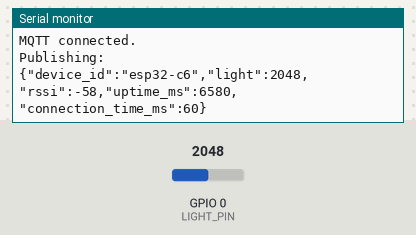
A sketch run on a simulated ESP32-C6. On the bench: the last lines printed to the serial monitor. Inputs (shaded band) come from the test bench; at power-on: GPIO 0 (LIGHT_PIN) = 2048. WiFi joins after 1.5 s; servers stay silent unless stated; a WiFi scan finds three made-up networks; no MQTT or app messages arrive unless stated.

Above: at 7.7 s.
7.8 s: GPIO 0 (LIGHT_PIN) set to 2866
At 12.8 s:
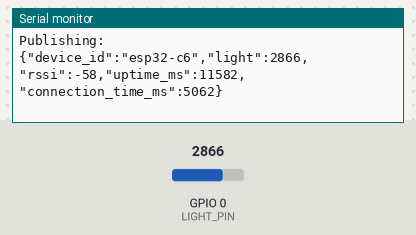
13.4 s: GPIO 0 (LIGHT_PIN) set to 3603
At 17.9 s:
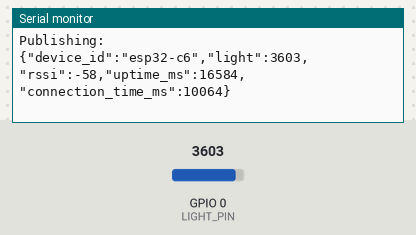
Timing chart, 0 to 19.4 s (numbered marks = the images above; inputs shaded):
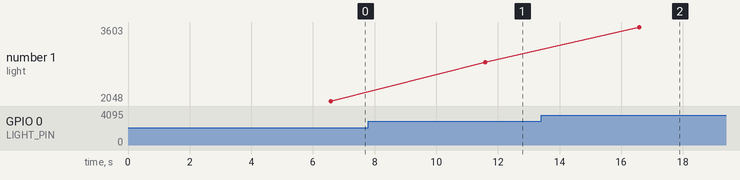

Measured:
- after the input at 7.8 s, the serial monitor: prints a new line after 3.8 s (image 1)
- after the input at 13.4 s, the serial monitor: prints a new line after 3.2 s (image 2)
- plotted number 1: 2048 → 2866 after the input at 7.8 s, 2866 → 3603 after the input at 13.4 s

The sketch:

esp32_sensor_mqtt_node.ino
```cpp
/*
  ESP32-C3 hotspot Wi-Fi connection test

  Fill HOTSPOT_SSID and HOTSPOT_PASSWORD, flash the sketch, then open Serial
  Monitor at 115200 baud. The board scans nearby networks, connects to the
  hotspot, and prints IP/RSSI status.

  Program internally wraps in the following order.

    boot → setup() → connect Wi-Fi → connect MQTT → enter loop()

*/

#include <WiFi.h>
#include <PubSubClient.h>

#include <sensors.h>

// Connenct ESP32-C3 to hotspot
const char *HOTSPOT_SSID = "Jay's PC";
const char *HOTSPOT_PASSWORD = "bingbong";

// Connnect ESP32-C3 to server (jetson nano)
const char *MQTT_SERVER = "192.168.137.130"; // Replace with jetson IP
const int MQTT_PORT = 1883;

const char *MQTT_TOPIC = "sensors/data";

// Client object
WiFiClient espClient;
PubSubClient mqttClient(espClient);

const uint32_t CONNECT_TIMEOUT_MS = 30000;
const uint32_t PUBLISH_INTERVAL_MS = 5000;

uint32_t lastPublish = 0;

static const char *wifiStatusName(wl_status_t status) {
  switch (status) {
    case WL_IDLE_STATUS:
      return "WL_IDLE_STATUS";
    case WL_NO_SSID_AVAIL:
      return "WL_NO_SSID_AVAIL";
    case WL_SCAN_COMPLETED:
      return "WL_SCAN_COMPLETED";
    case WL_CONNECTED:
      return "WL_CONNECTED";
    case WL_CONNECT_FAILED:
      return "WL_CONNECT_FAILED";
    case WL_CONNECTION_LOST:
      return "WL_CONNECTION_LOST";
    case WL_DISCONNECTED:
      return "WL_DISCONNECTED";
    default:
      return "UNKNOWN";
  }
}

static void printMac() {
  uint8_t mac[6];
  WiFi.macAddress(mac);
  Serial.printf("ESP32-C3 STA MAC: %02X:%02X:%02X:%02X:%02X:%02X\n", mac[0], mac[1], mac[2], mac[3], mac[4], mac[5]);
}

static void scanNetworks() {
  Serial.println();
  Serial.println("Scanning nearby Wi-Fi...");
  int count = WiFi.scanNetworks();
  if (count <= 0) {
    Serial.println("No networks found.");
    return;
  }

  Serial.printf("Found %d network(s):\n", count);
  for (int i = 0; i < count; i++) {
    Serial.printf(
      "  %2d: %-32s RSSI %4d dBm  CH %2d  ENC %d\n",
      i + 1,
      WiFi.SSID(i).c_str(),
      WiFi.RSSI(i),
      WiFi.channel(i),
      WiFi.encryptionType(i)
    );
  }
}

static bool connectHotspot() {
  WiFi.disconnect(true, true);
  delay(1000);
  WiFi.mode(WIFI_STA);
  WiFi.setSleep(false);

  printMac();
  scanNetworks();

  Serial.println();
  Serial.printf("Connecting to hotspot: %s\n", HOTSPOT_SSID);
  WiFi.begin(HOTSPOT_SSID, HOTSPOT_PASSWORD);

  uint32_t started = millis();

  wl_status_t lastStatus = WL_IDLE_STATUS;

  // Connection only remains for CONNECT_TIMEOUT_MS
  while (millis() - started < CONNECT_TIMEOUT_MS) {
    wl_status_t status = WiFi.status();

    if (status != lastStatus) {
        Serial.printf("Wi-Fi status: %s (%d)\n", wifiStatusName(status), status);
        lastStatus = status;
    }

    if (status == WL_CONNECTED) {
      Serial.println("Wi-Fi connected");

      markConnectionStart();
      Serial.println(WiFi.localIP());
       Serial.println();
       Serial.println("Connected to hotspot.");
       Serial.print("IP address: ");
       Serial.println(WiFi.localIP());
       Serial.print("Gateway: ");
       Serial.println(WiFi.gatewayIP());
      // // Serial.print("DNS: ");
      // // Serial.println(WiFi.dnsIP());
      Serial.print("RSSI: ");
      Serial.println(WiFi.RSSI());
      return true;
    }

    Serial.print(".");
    delay(500);
  }

  Serial.println("\nConnection timed out.");
  Serial.printf("Final Wi-Fi status: %s (%d)\n", wifiStatusName(WiFi.status()), WiFi.status());
  return false;
}

void connectMQTT() {
  while (!mqttClient.connected()) {
    // Use mac address as clientID
    String mac = WiFi.macAddress();
    mac.replace(":", "");
    String clientId = "ESP32C3-" + mac;

    Serial.println("\nConnecting to MQTT...");

    if (mqttClient.connect(clientId.c_str())) {
      Serial.println("MQTT connected.");
    }

    else {
      // Debug Info
      Serial.print("MQTT Server: \n");
      Serial.println(MQTT_SERVER);
      Serial.print("WIFI RSSI: \n");
      Serial.println(WiFi.RSSI());

      Serial.print("MQTT failed, rc=");
      Serial.print(mqttClient.state());
      Serial.println(" retrying...");

      delay(2000);
    }
  }
}

void setup() {
  Serial.begin(115200);
  delay(2000);
  Serial.println();
  Serial.println("ESP32-C3 hotspot Wi-Fi test");

  // If connection fails & attempt connection again
  while (!connectHotspot()) {
    Serial.println("Retry Wi-Fi...");
  }

  mqttClient.setServer(MQTT_SERVER, MQTT_PORT);
  connectMQTT();
}

void loop() {
  // In case connection fails after setup
  if (WiFi.status() != WL_CONNECTED) {
    connectHotspot();
    mqttClient.disconnect();
    delay(500);
  }

  if (!mqttClient.connected()) {
    connectMQTT();
  }

  mqttClient.loop();

  // Publish every 5 seconds
  if (millis() - lastPublish > PUBLISH_INTERVAL_MS) {
    lastPublish = millis();

    // Read real sensor data
    SensorData data = readSensors();

    String payload = buildPayload(data);
    Serial.println();

    Serial.println("Publishing:");
    Serial.println(payload);

    bool publish = mqttClient.publish(MQTT_TOPIC, payload.c_str());
    if (!publish) {
      Serial.println("MQTT publish failed");
    }
  }
}
```

sensors.cpp
```cpp
#include "sensors.h"
//#include "config.h"

#include <WiFi.h>
#include <ArduinoJson.h>


static uint32_t connectionStartTime = 0;

void initSensors() {
  pinMode(LIGHT_PIN, INPUT);
}

// Call this AFTER WiFi connects
void markConnectionStart() {
  connectionStartTime = millis();
}

SensorData readSensors() {

  SensorData data;

  data.device_id = "esp32-c6";

  // Light & motion read
  data.light = analogRead(LIGHT_PIN);

  // Placeholder temperature
//  data.temperature = random(200, 350) / 10.0;

  data.rssi = WiFi.RSSI();
  data.uptime = millis();

  // Connection duration tracking
  if (connectionStartTime == 0) {
    data.connection_time_ms = 0;
  }
  else {
    data.connection_time_ms = millis() - connectionStartTime;
  }

  return data;
}

String buildPayload(const SensorData &data) {
  StaticJsonDocument<256> doc;

  doc["device_id"] = data.device_id;
  doc["light"] = data.light;
  doc["rssi"] = data.rssi;
  doc["uptime_ms"] = data.uptime;
  doc["connection_time_ms"] = data.connection_time_ms;

  String output;
  serializeJson(doc, output);
  return output;
}
```

sensors.h
```cpp
#ifndef SENSORS_H
#define SENSORS_H

#include <Arduino.h>

const int LIGHT_PIN = A0;

struct SensorData {

  String device_id;
//  float temperature;
  int light;
//  bool motion;
  int rssi;
  uint32_t uptime;
  uint32_t connection_time_ms;
};

void initSensors();

SensorData readSensors();

String buildPayload(const SensorData &data);

void markConnectionStart();

#endif
```
